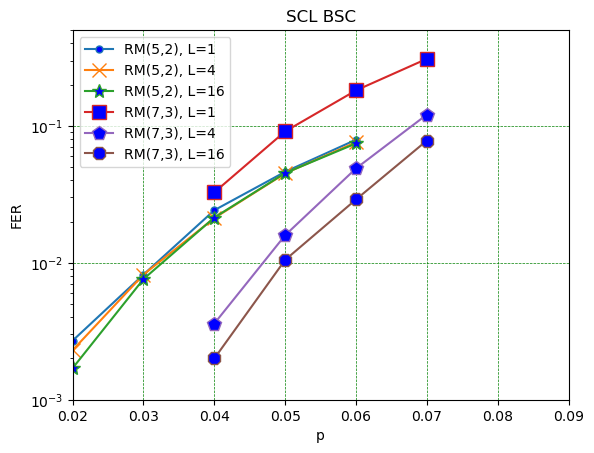

Generate this figure with Python:
import matplotlib.pyplot as plt
  
x1 = [0.02, 0.03, 0.04, 0.05, 0.06]
y1 = [0.0027, 0.0082, 0.0242, 0.0462, 0.0792]
plt.plot(x1, y1, label = "RM(5,2), L=1", marker='o', markerfacecolor='blue', markersize=5)
  
# y2 = [0.0021, 0.007, 0.0218, 0.0455, 0.0764]
# plt.plot(x1, y2, label = "RM(5,2), L=2", marker='+', markerfacecolor='blue', markersize=10)
  
y3 = [0.0023, 0.0082, 0.0212, 0.045, 0.0759]
plt.plot(x1, y3, label = "RM(5,2), L=4", marker='x', markerfacecolor='blue', markersize=10)

y4 = [0.0017, 0.0076, 0.0214, 0.0452, 0.0744]
plt.plot(x1, y4, label = "RM(5,2), L=16", marker='*', markerfacecolor='blue', markersize=10)

x5 = [0.04, 0.05, 0.06, 0.07]
y5 = [0.0327, 0.0911, 0.1815, 0.3087]
plt.plot(x5, y5, label = "RM(7,3), L=1", marker="s", markerfacecolor='blue', markersize=10)

y6 = [0.0036, 0.0159, 0.0489, 0.1209]
plt.plot(x5, y6, label = "RM(7,3), L=4", marker="p", markerfacecolor='blue', markersize=10)

y7 = [0.002, 0.0105, 0.029, 0.0781]
plt.plot(x5, y7, label = "RM(7,3), L=16", marker="8", markerfacecolor='blue', markersize=10)

plt.xlabel('p')
plt.xlim(0.02, 0.09)
plt.ylabel('FER')
plt.ylim(1e-3, 5e-1)
plt.yscale('log')
# giving a title to my graph
plt.title('SCL BSC')
  
# show a legend on the plot
plt.legend()

plt.grid(color='green', linestyle='--', linewidth=0.5)
  
plt.savefig('BSC.png', bbox_inches='tight')
# function to show the plot
plt.show()
